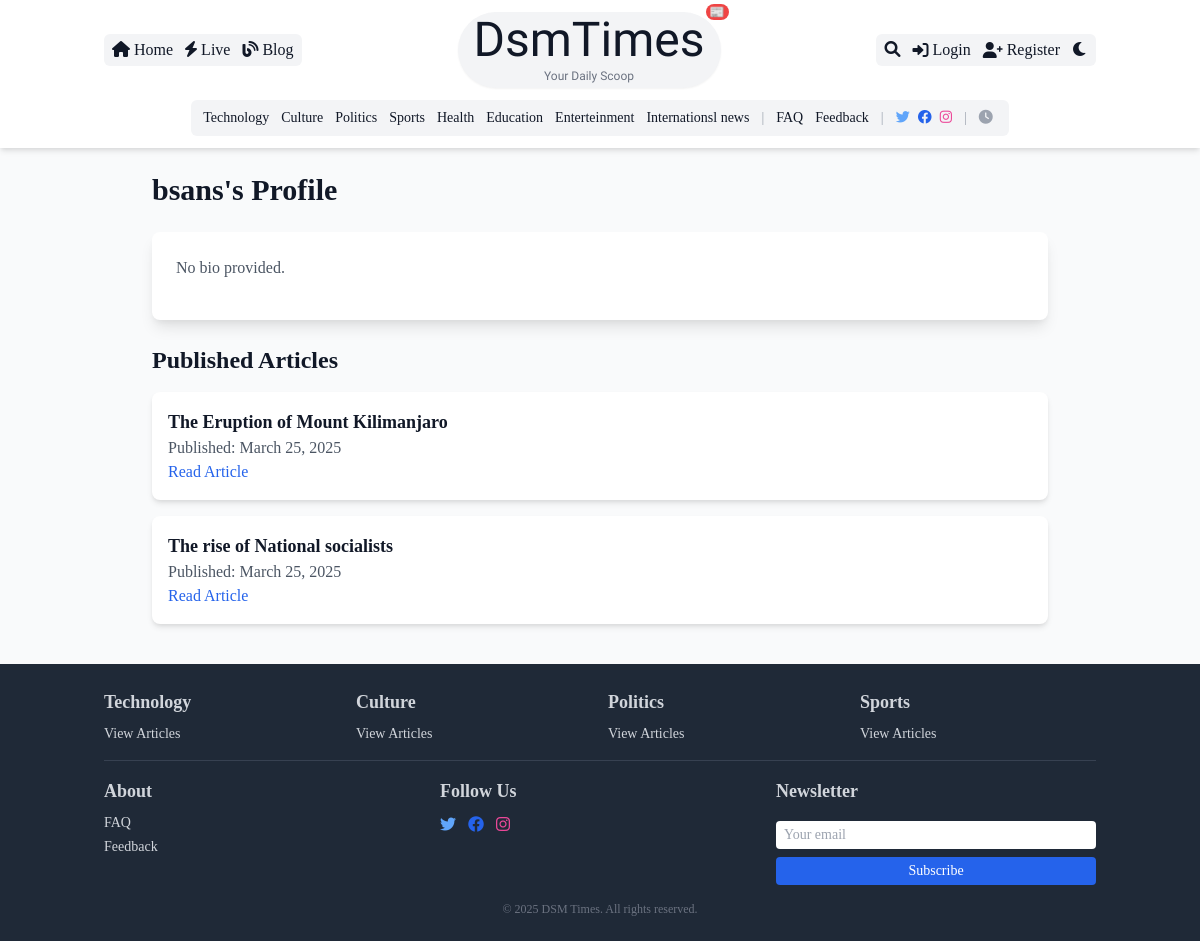
Before: /profile/bsans/ with the older database file.
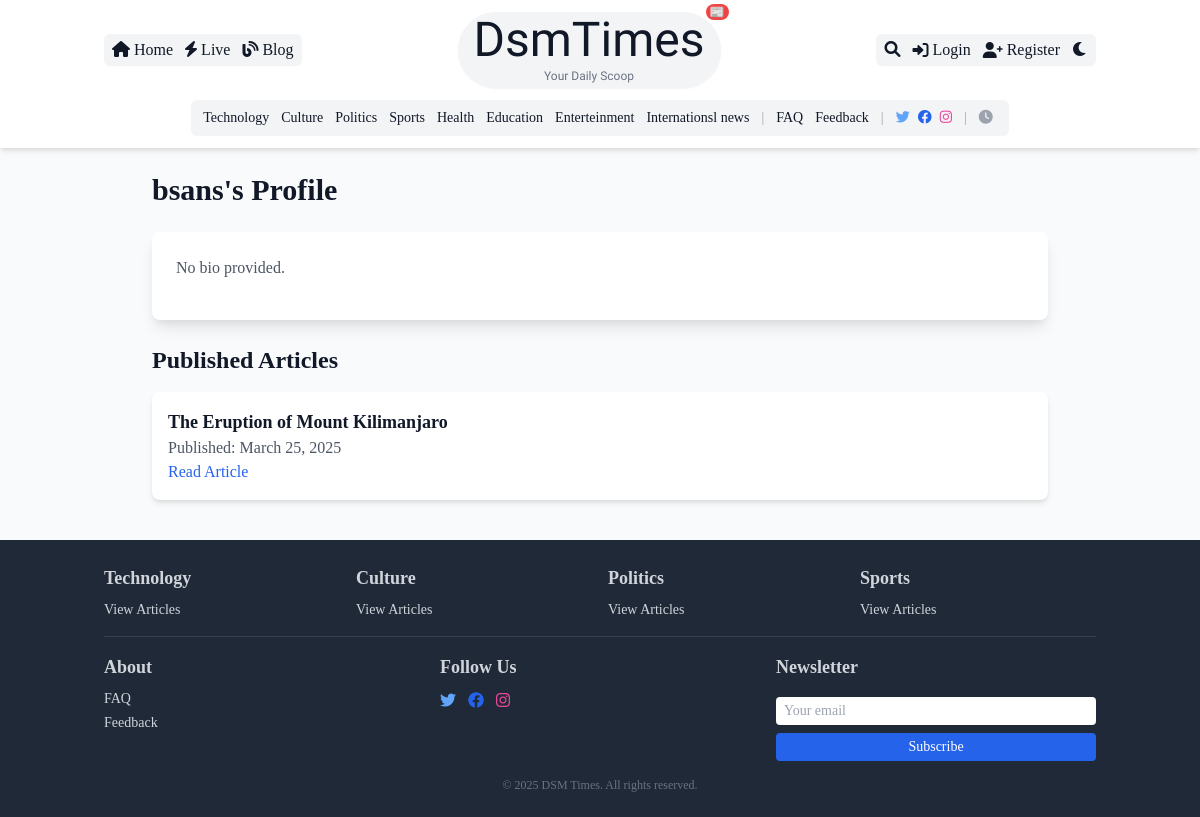
After: the same page with the newer database file.
### core/models.py (models this page shows, shortened)
class Category(models.Model):
    name = models.CharField(max_length=100, unique=True)
    slug = models.SlugField(unique=True)
    description = models.TextField(blank=True)
    image = models.ImageField(upload_to='category_images/', blank=True)
    is_special = models.BooleanField(default=False)
    color = models.CharField(max_length=7, blank=True, default='#000000')  # Hex color code

class Article(models.Model):
    STATUS_CHOICES = (
        ('draft', 'Draft'),
        ('pending', 'Pending Approval'),
        ('published', 'Published'),
        ('hidden', 'Hidden'),
    )
    title = models.CharField(max_length=200)
    slug = models.SlugField(unique=True)
    author = models.ForeignKey(User, on_delete=models.CASCADE, related_name='articles')
    category = models.ForeignKey(Category, on_delete=models.SET_NULL, null=True)
    tags = models.ManyToManyField(Tag, blank=True)
    content = models.TextField()
    summary = models.TextField(max_length=500)
    featured_image = models.ImageField(upload_to='article_images/', blank=True, null=True)
    is_premium = models.BooleanField(default=False)
    status = models.CharField(max_length=20, choices=STATUS_CHOICES, default='draft')
    submitted_at = models.DateTimeField(auto_now_add=True)
    published_at = models.DateTimeField(null=True, blank=True)
    updated_at = models.DateTimeField(auto_now=True)
    views_count = models.PositiveIntegerField(default=0)
    read_time_minutes = models.PositiveIntegerField(default=5)
    breaking_news = models.BooleanField(default=False)
    likes = models.ManyToManyField(User, related_name='liked_articles', blank=True)

### core/views.py (the view)
# urls.py: path('profile/<str:username>/', views.public_profile, name='public_profile'),
def public_profile(request, username):
    user = get_object_or_404(User, username=username)
    profile = user.userprofile
    articles = Article.objects.filter(author=user, status='published').order_by('-published_at')
    return render(request, 'core/public_profile.html', {'profile': profile, 'articles': articles})

### core/context_processors.py (called while the page is built)
def global_context(request):
    categories = Category.objects.all()
    dark_mode = request.session.get('dark_mode', False)
    return {'categories': categories, 'dark_mode': dark_mode}

### core/templates/core/public_profile.html (shortened to what this page needs)
{% extends 'core/base.html' %}
{% block content %}
    <section class="max-w-4xl mx-auto px-4 sm:px-0">
        <h1 class="text-2xl sm:text-3xl font-bold mb-6 text-gray-900 dark:text-white">{{ profile.user.username }}'s Profile</h1>
        <div class="bg-white dark:bg-gray-800 p-4 sm:p-6 rounded-lg shadow-lg mb-6">
            <p class="text-gray-600 dark:text-gray-300">{{ profile.bio|default:"No bio provided." }}</p>
        </div>
        <div>
            <h2 class="text-xl sm:text-2xl font-semibold mb-4 text-gray-900 dark:text-white">Published Articles</h2>
            {% for article in articles %}
                <div class="bg-white dark:bg-gray-800 p-4 rounded-lg shadow-md mb-4">
                    <h3 class="text-lg font-semibold text-gray-900 dark:text-white">{{ article.title }}</h3>
                    <p class="text-gray-600 dark:text-gray-300">Published: {{ article.published_at|date:"F d, Y" }}</p>
                    <a href="{% url 'article_detail' article.slug %}" class="text-blue-600 hover:underline">Read Article</a>
                </div>
            {% empty %}
                <p class="text-gray-600 dark:text-gray-300">No published articles yet.</p>
            {% endfor %}
        </div>
    </section>
{% endblock %}

### core/templates/core/base.html (shortened to what the changed rows need)
{% load static %}
<!DOCTYPE html>
<html lang="en" class="{% if request.session.dark_mode %}dark{% endif %}">
<head>
    <link href="https://cdn.jsdelivr.net/npm/tailwindcss@2.2.19/dist/tailwind.min.css" rel="stylesheet">
    <link rel="stylesheet" href="https://cdnjs.cloudflare.com/ajax/libs/font-awesome/6.0.0/css/all.min.css">
    <link rel="stylesheet" href="{% static 'css/custom.css' %}">
</head>
<body class="bg-gray-50 dark:bg-gray-900 text-gray-900 dark:text-gray-100 font-serif antialiased">
    <header class="bg-white dark:bg-gray-800 shadow-md sticky top-0 z-50">
        <nav class="container mx-auto px-4 py-3">
            <div class="hidden sm:flex justify-center mt-3">
                <div class="bg-gray-100 dark:bg-transparent rounded-md px-3 py-2 flex flex-wrap items-center space-x-3 text-sm">
                    {% for category in categories %}
                        <a href="{% url 'category_detail' category.slug %}" class="hover:text-blue-400 transition relative {% if category.is_special %}special-category{% endif %}" data-color="{{ category.color }}">
                            {{ category.name }}
                        </a>
                    {% endfor %}
                    <span class="text-gray-400 dark:text-gray-300 mx-1">|</span>
                    <a href="{% url 'faq' %}" class="hover:text-blue-400 transition">FAQ</a>
                    <a href="{% url 'feedback' %}" class="hover:text-blue-400 transition">Feedback</a>
                    <span class="text-gray-400 dark:text-gray-300 mx-1">|</span>
                    <div class="flex space-x-2">
                        <a href="#" class="text-blue-400 hover:text-blue-500"><i class="fab fa-twitter"></i></a>
                        <a href="#" class="text-blue-600 hover:text-blue-700"><i class="fab fa-facebook"></i></a>
                        <a href="#" class="text-pink-500 hover:text-pink-600"><i class="fab fa-instagram"></i></a>
                    </div>
                    <span class="text-gray-400 dark:text-gray-300 mx-1">|</span>
                    <span><i class="fas fa-clock mr-1 text-gray-400 dark:text-gray-300"></i>{{ "now"|date:"H:i, F j, Y" }}</span>
                </div>
            </div>
        </nav>
    </header>
    <main class="container mx-auto px-4 py-6">
        {% block content %}{% endblock %}
    </main>
    <footer class="bg-gray-800 text-gray-300 py-6">
        <div class="container mx-auto px-4 grid grid-cols-1 sm:grid-cols-2 md:grid-cols-4 gap-4">
            {% for category in categories.all|slice:":4" %}
                <div>
                    <h3 class="text-base sm:text-lg font-semibold mb-2">{{ category.name }}</h3>
                    <ul class="space-y-1 text-sm">
                        <li><a href="{% url 'category_detail' category.slug %}" class="hover:text-blue-400 transition">View Articles</a></li>
                    </ul>
                </div>
            {% endfor %}
        </div>
    </footer>
</body>
</html>

Changed rows visible on the page:
no longer on this page (row edited): Article: title "The rise of National socialists", published_at "March 25, 2025"
